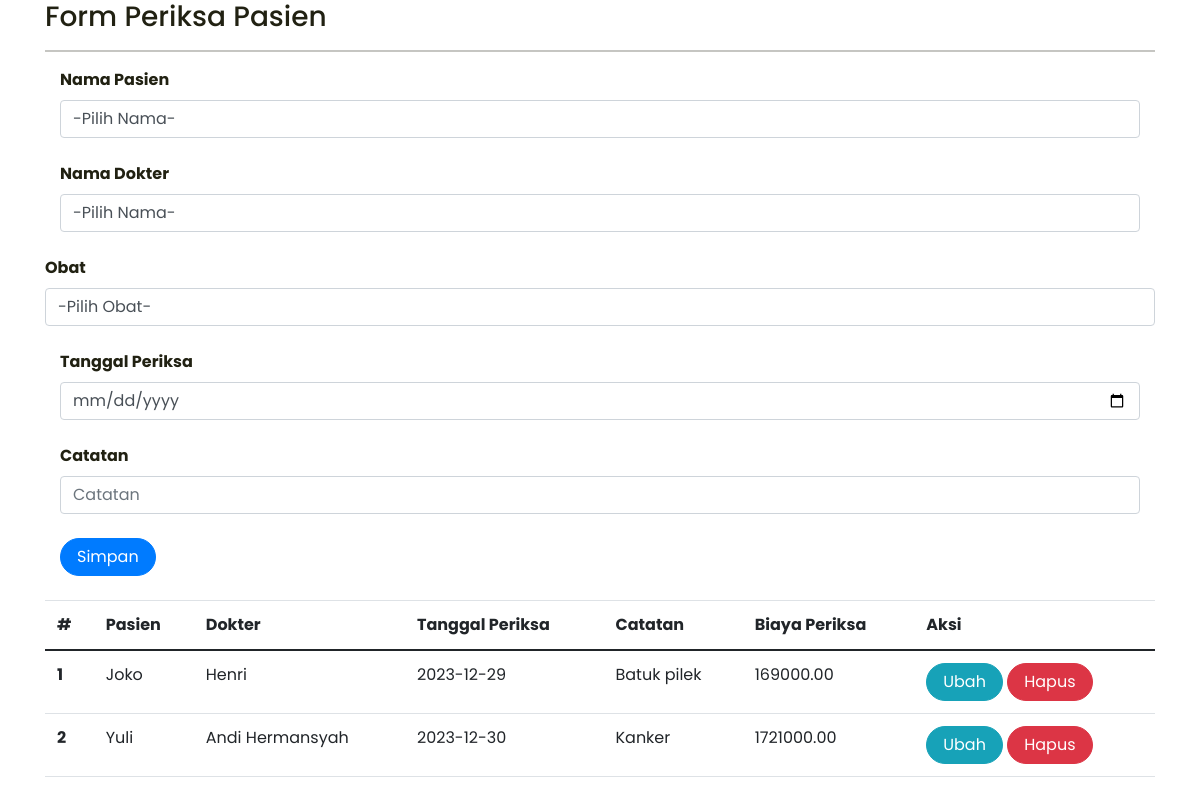
The app's page /periksa.php with its own data.
### tables this page shows
CREATE TABLE `periksa` (
  `id` int(10) NOT NULL,
  `id_pasien` int(11) NOT NULL,
  `id_dokter` int(11) NOT NULL,
  `tgl_periksa` date NOT NULL,
  `catatan` text NOT NULL,
  `biaya_periksa` decimal(10,2) DEFAULT NULL
);

CREATE TABLE `pasien` (
  `id` int(10) UNSIGNED NOT NULL,
  `datanama` varchar(255) DEFAULT NULL,
  `alamat` varchar(255) DEFAULT NULL,
  `no_hp` varchar(50) DEFAULT NULL
);

CREATE TABLE `dokter` (
  `id` int(10) UNSIGNED NOT NULL,
  `nama` varchar(255) DEFAULT NULL,
  `alamat` varchar(255) DEFAULT NULL,
  `no_hp` varchar(50) DEFAULT NULL
);

### periksa.php (the view, shortened to what this page needs)
<!DOCTYPE html>
<html lang="en">
<head>
    <link rel="stylesheet" href="assets/css/bootstrap.css">
    <link rel='stylesheet' href='styleku.css'>
    <link href="https://cdn.jsdelivr.net/npm/bootstrap@5.0.2/dist/css/bootstrap.min.css"
    rel="stylesheet"
>
</head>
<head>
    <link rel='stylesheet' href='https://cdnjs.cloudflare.com/ajax/libs/twitter-bootstrap/4.1.3/css/bootstrap.min.css'>
    <link rel='stylesheet' href='styleku.css'>
</head>
<div class="container">
<h3>
</h3>
<hr>
<form class="form" method="POST" action="" name="myForm" onsubmit="return(validate());">
    <?php
    $tgl_periksa = '';
    $catatan = '';
    ?>
    <div class="col">
    <label class="fw-bold">
                Nama Pasien
            </label>
    <select class="form-control" name="id_pasien" id="datanama" onchange="changeValue(this.value)">
        <option>-Pilih Nama-</option>
      </select>
    </div>
    <br>
    <div class="col">
    <label class="fw-bold">
                Nama Dokter
            </label>
    <select class="form-control" name="id_dokter" id="nama" onchange="changeValue(this.value)">
        <option>-Pilih Nama-</option>
        <?php
        include 'koneksi.php';
        ?>
      </select>
    </div>
	<br>
	<label class="fw-bold">
    Obat
</label>
<select class="form-control" name="id_obat">
    <option value="">-Pilih Obat-</option>
</select>
    <br>
        <div class="col">
            <label for="inputTglPeriksa" class="form-label fw-bold">
                Tanggal Periksa
            </label>
            <input type="date" class="form-control" name="tgl_periksa" id="inputTanggal" placeholder="TanggalPeriksa" value="<?php echo $tgl_periksa ?>">
        </div>
    <br>
        <div class="col">
            <label for="inputCatatan" class="form-label fw-bold">
                Catatan
            </label>
            <input type="text" class="form-control" name="catatan" id="inputCatatan" placeholder="Catatan" value="<?php echo $catatan ?>">
        </div>
        <br>
        <div class="col">
            <button type="submit" class="btn btn-primary rounded-pill px-3" name="simpan">Simpan</button>
        </div>
</form>
<table class="table table-hover">
    <thead>
        <tr>
            <th scope="col">#</th>
            <th scope="col">Pasien</th>
            <th scope="col">Dokter</th>
            <th scope="col">Tanggal Periksa</th>
            <th scope="col">Catatan</th>
			<th scope="col">Biaya Periksa</th>
            <th scope="col">Aksi</th>
        </tr>
    </thead>
    <tbody>
        <?php
       $result = mysqli_query($koneksi, "SELECT periksa.*, pasien.datanama AS nama_pasien, dokter.nama AS nama_dokter FROM periksa
                                     LEFT JOIN pasien ON periksa.id_pasien = pasien.id
                                     LEFT JOIN dokter ON periksa.id_dokter = dokter.id
                                     ORDER BY periksa.id_pasien");
        $no = 1;
        foreach ($result as $data){
        ?>
            <tr>
                <th scope="row"><?php echo $no++ ?></th>
                <td><?php echo htmlspecialchars($data['nama_pasien']) ?></td>
				<td><?php echo htmlspecialchars($data['nama_dokter']) ?></td>
                <td><?php echo htmlspecialchars($data['tgl_periksa']) ?></td>
                <td><?php echo htmlspecialchars($data['catatan']) ?></td>
				<td><?php echo htmlspecialchars($data['biaya_periksa']) ?></td>
                <td>
                    <a class="btn btn-info rounded-pill px-3"
                    href="periksa.php?id=<?php echo $data['id'] ?>">Ubah
                    </a>
                    <a class="btn btn-danger rounded-pill px-3"
                    href="periksa.php?id=<?php echo $data['id'] ?>&aksi=hapus">Hapus
                    </a>
                </td>
            </tr>
        <?php
        }
        ?>
    </tbody>
</table>
</body>
</html>

### records on screen
periksa: id_pasien.datanama "Joko", id_dokter.nama "Henri", tgl_periksa "2023-12-29", catatan "Batuk pilek", biaya_periksa "169000.00"
periksa: id_pasien.datanama "Yuli", id_dokter.nama "Andi Hermansyah", tgl_periksa "2023-12-30", catatan "Kanker", biaya_periksa "1721000.00"
